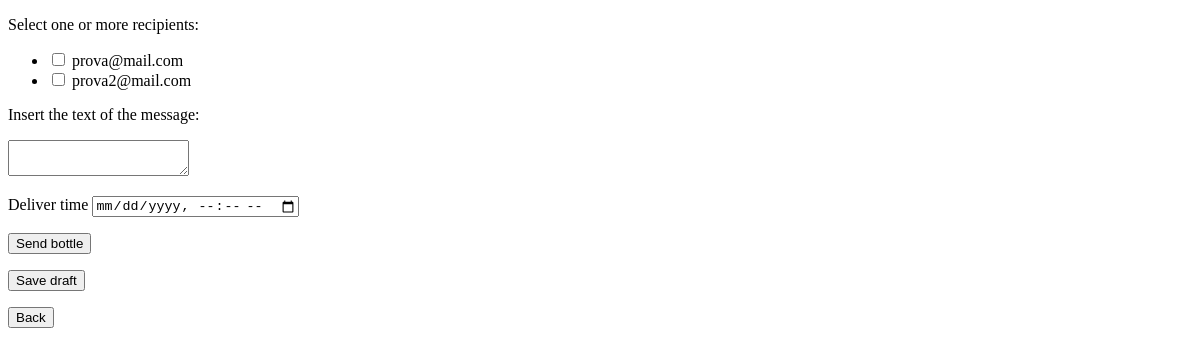
/new_message (signed in), run on an earlier commit of the app's database.
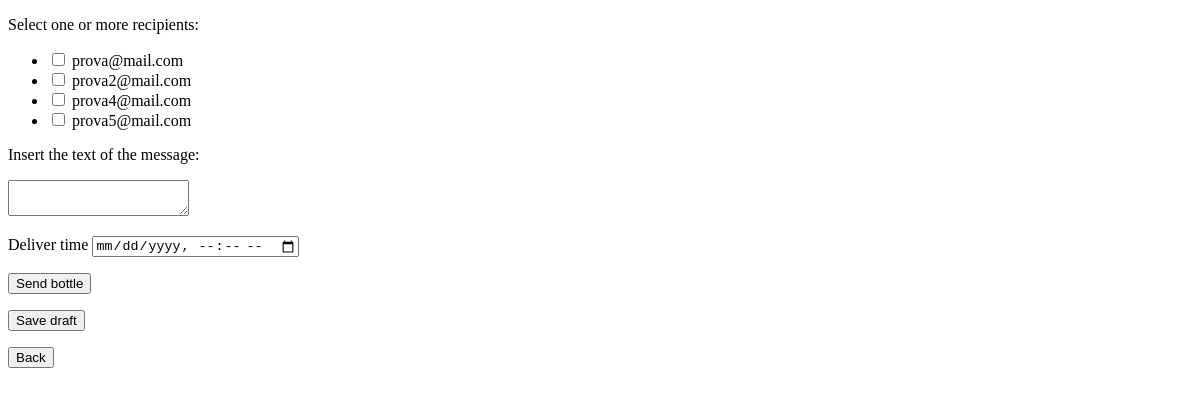
And on a later commit of the database.
### monolith/database.py (models this page shows, shortened)
class User(db.Model):
    __tablename__ = 'user'
    id = db.Column(db.Integer, primary_key=True, autoincrement=True)
    email = db.Column(db.Unicode(128), unique=True, nullable=False)
    firstname = db.Column(db.Unicode(128))
    lastname = db.Column(db.Unicode(128))
    password = db.Column(db.Unicode(128))
    date_of_birth = db.Column(db.Date)
    is_active = db.Column(db.Boolean, default=True)
    is_admin = db.Column(db.Boolean, default=False)
    is_anonymous = False
    has_picture = db.Column(db.Boolean, default=False)  # has the user a personal profile picture
    '''
    TODO 2nd priority stuffs
    lottery_points = db.Column(db.integer, default=0)
    content_filter_enabled = db.Column(db.Boolean, default=False)
    '''
    sent_messages = db.relationship('Message', backref='sender', lazy=True)
    received_messages = db.relationship('Message_Recipient', backref='recipient', lazy=True)
    reported_messages = db.relationship('Report', backref='reporter', lazy=True)

### monolith/views/messages.py (the view, shortened to what this page needs)
@messages.route('/new_message', methods=['POST', 'GET'])
def new_message():
    if current_user is not None and hasattr(current_user, 'id'):
        msg_logic = MessageLogic()
        if request.method == 'GET':
            form = MessageForm()
            form.recipients.choices = msg_logic.get_list_of_recipients_email(current_user.id)
            single_recipient = request.args.get('single_recipient') # used to set a checkbox as checked if the recipient is choosen from the recipient list page
            return render_template('new_message.html', form=form, single_recipient=single_recipient)
        else:
            raise RuntimeError('This should not happen!')
    else: # user not logged
        return redirect('/login') # TODO print an error

### monolith/forms.py
class MessageForm(FlaskForm):
    recipients = MultiCheckboxField('recipients', choices=[]) # TODO write javascript script that set/remove the required attribute from the checkist
    content = f.TextAreaField('content', validators=[DataRequired()])
    deliver_time = f.DateTimeField('deliver_time', validators=[DataRequired()], format="%d-%m-%Y, %H:%M")

### monolith/auth.py (called while the page is built)
@login_manager.user_loader
def load_user(user_id):
    user = User.query.get(user_id)
    if user is not None:
        user._authenticated = True
    return user

### monolith/list_logic.py (called while the page is built, shortened)
    def retrieving_users(self, id):
        all_users = db.session.query(User).where(User.is_admin == False).where(User.id != id).where(User.is_active != False)
        return [a for a in all_users]

    def retrieving_users_in_blacklist(self, id):
        blacklist = db.session.query(Blacklist).where(or_(Blacklist.blocking_user_id == id, Blacklist.blocked_user_id == id))
        return [b for b in blacklist]

    def retrieving_recipients(self, id):
        all_users = self.retrieving_users(id)
        blacklist = self.retrieving_users_in_blacklist(id)
        return all_users

### monolith/templates/new_message.html (shortened to what this page needs)
<!DOCTYPE html>
<html lang="en">
<body>
    <form method="post">
        <p> Select one or more recipients:</p>
        <ul>
          {% for checkbox in form.recipients %}
          <li>
            {% if checkbox.data == single_recipient %}
              <input type="checkbox" name="recipients" value={{checkbox.data}} checked>
            {% else %}
                {{ checkbox }}
            {% endif %}
            {{ checkbox.data }}
          </li>
          {% endfor %}
        </ul>
        <p> Insert the text of the message:</p>
        {{ form.content }}
        <p>
          <label for="deliver_time">Deliver time</label>
          <input type="datetime-local" id="deliver_time" name="deliver_time">
        </p>
        <p>
          <input type="submit" name="submit" value="Send bottle"></input>
        </p>
        <p>
          <input type="submit" name="submit" value="Save draft"></input>
        </p>
    </form>
    <form method="get" action="/">
      <input type="submit" value="Back"></input>
    </form>
</body>
</html>

What changed in the data, as far as the page shows it:
added User: data "prova4@mail.com"
added User: data "prova5@mail.com"
